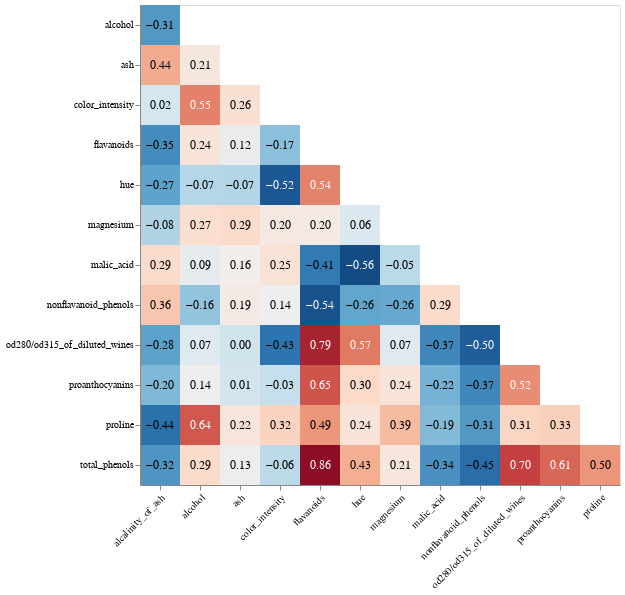

This figure's notebook cell:
### Code cell
chart_corr_wine = create_corr_chart (data_wine)
chart_corr_wine
#chart_corr_diabetes = create_corr_chart (data_diabetes)
#chart_corr_diabetes

### Figure 1 — Vega-Lite specification as saved in the notebook (floating-point values rounded to 4 significant figures; data arrays with more than 128 entries replaced by an {"elided": "..."} marker saying what was removed)
{"config": {"view": {"continuousWidth": 400, "continuousHeight": 300}}, "layer": [{"mark": "rect", "encoding": {"color": {"type": "quantitative", "field": "correlation", "legend": null, "scale": {"reverse": true, "scheme": "redblue"}}, "x": {"type": "nominal", "axis": {"labelAngle": -45}, "field": "var_1", "title": null}, "y": {"type": "nominal", "field": "var_2", "title": null}}, "height": {"step": 40}, "width": {"step": 40}}, {"mark": {"type": "text", "size": 12}, "encoding": {"color": {"condition": {"value": "white", "test": "abs(datum.correlation) > 0.5"}, "value": "black"}, "text": {"type": "quantitative", "field": "correlation", "format": ".2f"}, "x": {"type": "nominal", "axis": {"labelAngle": -45}, "field": "var_1", "title": null}, "y": {"type": "nominal", "field": "var_2", "title": null}}, "height": {"step": 40}, "width": {"step": 40}}], "data": {"name": "data-0ea7a1d5298b4302a181702339548313"}, "transform": [{"filter": "datum.var_1 < datum.var_2"}], "$schema": "https://vega.github.io/schema/vega-lite/v4.8.1.json", "datasets": {"data-0ea7a1d5298b4302a181702339548313": {"elided": "169 records"}}}
